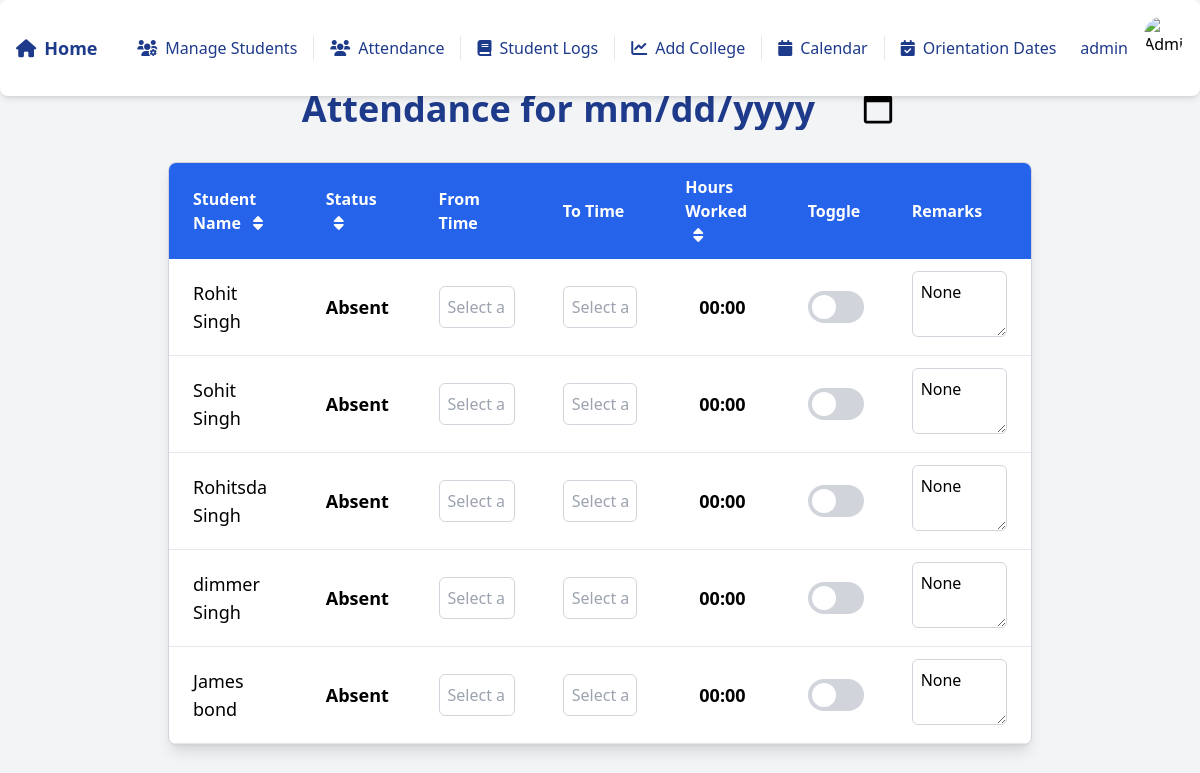
/attendance/ (signed in), run on an earlier commit of the app's database.
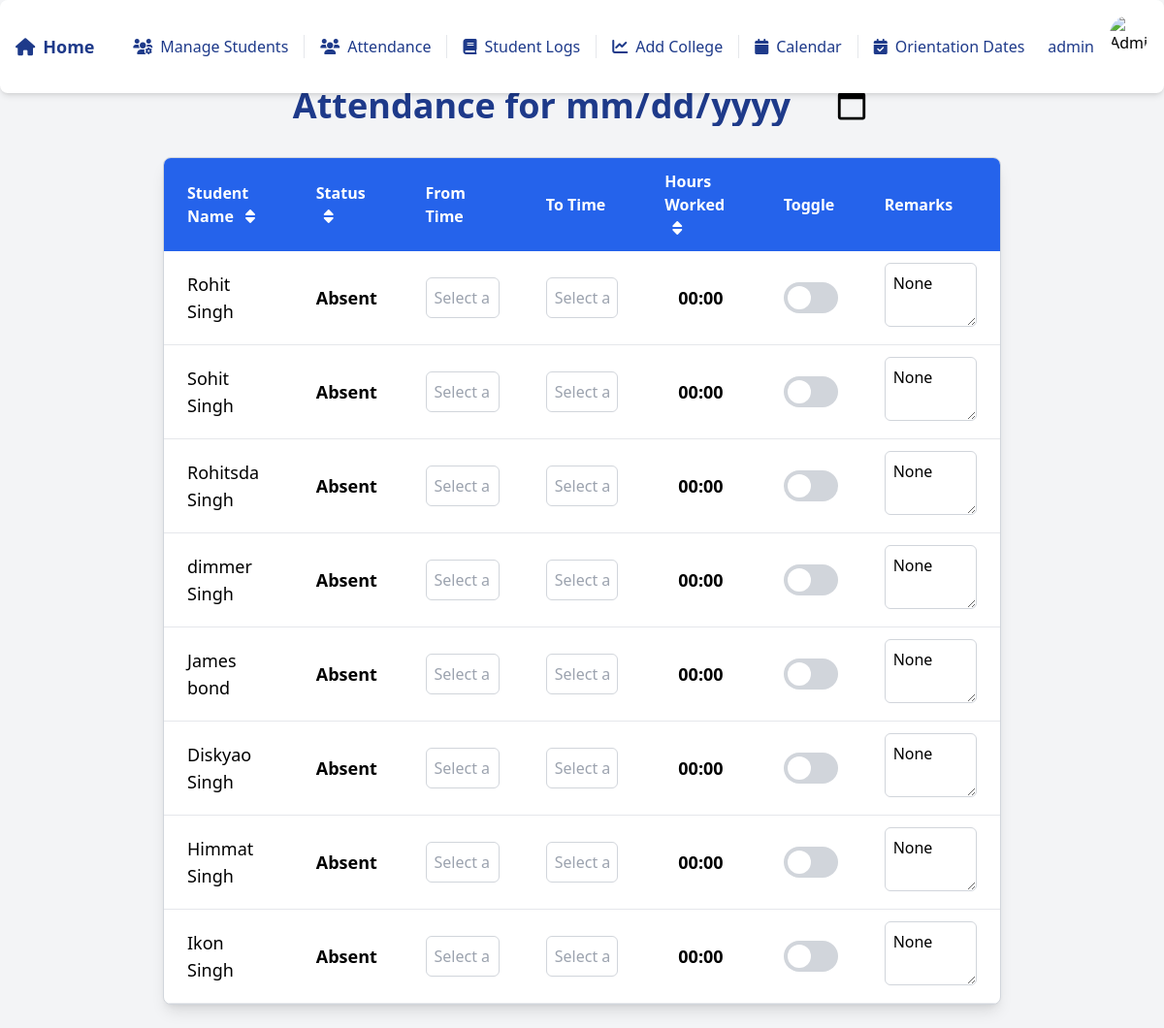
And on a later commit of the database.
### students/models.py (models this page shows, shortened)
class StudentProfile(models.Model):
    SHIFT_CHOICES = [
        ('Weekdays', 'Weekdays'),
        ('Weekends', 'Weekends'),
    ]
    WEEKDAYS_CHOICES = [
        ('Monday', 'Monday'),
        ('Tuesday', 'Tuesday'),
        ('Wednesday', 'Wednesday'),
        ('Thursday', 'Thursday'),
        ('Friday', 'Friday'),
    ]
    first_name = models.CharField(max_length=100)
    last_name = models.CharField(max_length=100)
    phone = models.CharField(max_length=15, default='')
    email = models.EmailField(unique=True)
    school = models.CharField(max_length=100)
    college = models.ForeignKey(College, on_delete=models.SET_NULL, null=True, blank=True)
    lchaim_training_completed = models.BooleanField(default=False)
    police_check = models.BooleanField(default=False)
    med_docs = models.BooleanField(default=False)
    hours_requested = models.IntegerField(null=True)
    hours_completed = models.PositiveIntegerField(default=0)
    shift_requested = models.CharField(max_length=10, choices=SHIFT_CHOICES)
    weekdays_selected = models.TextField(blank=True)
    assigned_shift = models.ForeignKey(Shift, on_delete=models.SET_NULL, null=True, blank=True, related_name="students")
    start_date = models.DateField(null=True)
    end_date = models.DateField(null=True)
    lchaim_orientation_date = models.ForeignKey(OrientationDate, on_delete=models.SET_NULL, null=True, blank=True)
    skills_book_completed = models.BooleanField(default=False)
    comments = models.TextField(blank=True, null=True)
    status = models.CharField(
        max_length=10,
        choices=[('Training', 'Training'), ('Graduated', 'Graduated')],
        default='Training'
    )

class VolunteerLog(models.Model):
    student = models.ForeignKey(StudentProfile, on_delete=models.CASCADE, related_name="volunteer_logs")
    date = models.DateField()
    shift = models.ForeignKey(Shift, on_delete=models.SET_NULL, null=True, blank=True)
    start_time = models.TimeField(null=True, blank=True)
    end_time = models.TimeField(null=True, blank=True)
    hours_worked = models.DecimalField(max_digits=5, decimal_places=2, null=True)
    status = models.CharField(max_length=10, choices=[('Present', 'Present'), ('Absent', 'Absent')], default='Absent')
    notes = models.TextField(blank=True, null=True)
    class Meta:
        ordering = ['date']

### students/views.py (the view)
    def wrap(request, *args, **kwargs):
        if not request.user.groups.filter(name='Admin').exists():
            return redirect('student_profile_list')
        return function(request, *args, **kwargs)

### students/views.py (called while the page is built)
def admin_required(function):
    def wrap(request, *args, **kwargs):
        if not request.user.groups.filter(name='Admin').exists():
            return redirect('student_profile_list')
        return function(request, *args, **kwargs)
    return wrap

### students/templates/attendance/attendance.html (shortened to what this page needs)
<!DOCTYPE html>
<html lang="en">
<head>
    <link href="https://cdn.jsdelivr.net/npm/tailwindcss@2.0.4/dist/tailwind.min.css" rel="stylesheet">
    <link rel="stylesheet" href="https://weareoutman.github.io/clockpicker/dist/jquery-clockpicker.min.css">
</head>
<body class="bg-gray-100 font-sans">
    {% include 'navbar.html' %}
    <div class="container mx-auto mt-16 px-6 lg:px-20 py-6">
        <h1 class="text-4xl font-semibold text-blue-900 mb-8 text-center">Attendance for
            <input type="date" id="attendance-date"
                class="text-4xl font-semibold text-blue-900 bg-transparent border-none focus:outline-none"
                value="{{ today|date:" Y-m-d" }}" onchange="updateDate(this)">
        </h1>
        <div class="overflow-x-auto bg-white border border-gray-300 rounded-lg shadow-lg">
            <table class="w-full table-auto" id="attendance-table">
                <thead class="bg-blue-600 text-white">
                    <tr>
                        <th class="px-6 py-3 text-left">
                            Student Name
                            <button onclick="sortTable(0)" class="ml-2 text-white">
                                <i class="fas fa-sort"></i>
                            </button>
                        </th>
                        <th class="px-6 py-3 text-left">
                            Status
                            <button onclick="sortTable(1)" class="ml-2 text-white">
                                <i class="fas fa-sort"></i>
                            </button>
                        </th>
                        <th class="px-6 py-3 text-left">From Time</th>
                        <th class="px-6 py-3 text-left">To Time</th>
                        <th class="px-6 py-3 text-left">
                            Hours Worked
                            <button onclick="sortTable(4)" class="ml-2 text-white">
                                <i class="fas fa-sort"></i>
                            </button>
                        </th>
                        <th class="px-6 py-3 text-left">Toggle</th>
                        <th class="px-6 py-3 text-left">Remarks</th>
                    </tr>
                </thead>
                <tbody>
                    {% for student_log in students %}
                    <tr class="border-b hover:bg-gray-50">
                        <td class="px-6 py-3 text-lg">{{ student_log.student.first_name }} {{ student_log.student.last_name }}</td>
                        <td class="px-6 py-3">
                            <span class="status-text text-lg font-semibold"
                                data-student-id="{{ student_log.student.id }}">
                                {{ student_log.log.status|default:'Present' }}
                            </span>
                        </td>
                        <td class="px-6 py-3">
                            <input type="text" name="time" class="from-time clockpicker w-full p-2 border border-gray-300 rounded-md"
                                data-student-id="{{ student_log.student.id }}" placeholder="Select a time"
                                value="{{ student_log.log.start_time|time:'H:i' }}" onchange="calculateAndSaveHours(this)">
                        </td>
                        <td class="px-6 py-3">
                            <input type="text" name="time" class="to-time clockpicker w-full p-2 border border-gray-300 rounded-md"
                                data-student-id="{{ student_log.student.id }}" placeholder="Select a time"
                                value="{{ student_log.log.end_time|time:'H:i' }}" onchange="calculateAndSaveHours(this)">
                        </td>
                        <td class="px-6 py-3 text-center">
                            <span class="hours-worked text-lg font-semibold"
                                data-student-id="{{ student_log.student.id }}">
                                {{ student_log.log.hours_worked|default:0 }}
                            </span>
                        </td>
                        <td class="px-6 py-3">
                            <label class="flex items-center cursor-pointer">
                                <div class="relative">
                                    <div class="block bg-gray-300 w-14 h-8 rounded-full transition-colors duration-300"></div>
                                    <div class="dot absolute left-1 top-1 bg-white w-6 h-6 rounded-full transition-transform duration-300"></div>
                                </div>
                            </label>
                        </td>
                        <td class="px-6 py-3">
                            <textarea name="notes" class="remarks-field w-full p-2 border border-gray-300 rounded-md"
                                data-student-id="{{ student_log.student.id }}"
                                oninput="saveAttendance(this)">{{ student_log.log.notes }}</textarea>
                        </td>
                    </tr>
                    {% endfor %}
                </tbody>
            </table>
        </div>
    </div>
</body>
</html>

### students/templates/navbar.html (shortened to what this page needs)
<!DOCTYPE html>
<html lang="en">
<head>
    <link href="https://cdnjs.cloudflare.com/ajax/libs/font-awesome/6.0.0-beta3/css/all.min.css" rel="stylesheet">
    <script src="https://cdn.tailwindcss.com"></script>
</head>
<body class="bg-gray-100">
<div class="fixed w-full top-0 left-0 z-20">
    <div class="bg-white shadow-md p-4 rounded-lg flex justify-between items-center">
        <div class="flex items-center space-x-4">
            <a href="/" class="text-blue-900 hover:text-blue-700 text-lg font-semibold flex items-center space-x-2 transition duration-300">
                <i class="fas fa-home"></i>
                <span>Home</span>
            </a>
        </div>
        <div class="hidden lg:flex items-center space-x-4">
            <a href="{% url 'student_profile_list' %}" class="text-blue-900 hover:text-blue-700 flex items-center space-x-2 transition duration-300 border-r pr-4">
                <i class="fas fa-users-cog"></i> <span>Manage Students</span>
            </a>
            <a href="{% url 'student_attendance' %}" class="text-blue-900 hover:text-blue-700 flex items-center space-x-2 transition duration-300 border-r pr-4">
                <i class="fas fa-users"></i> <span>Attendance</span>
            </a>
            <a href="{% url 'student_logs' %}" class="text-blue-900 hover:text-blue-700 flex items-center space-x-2 transition duration-300 border-r pr-4">
                <i class="fas fa-book"></i> <span>Student Logs</span>
            </a>
            <a href="{% url 'create_college' %}" class="text-blue-900 hover:text-blue-700 flex items-center space-x-2 transition duration-300 border-r pr-4">
                <i class="fas fa-chart-line"></i> <span>Add College</span>
            </a>
            <a href="{% url 'calendar_student_logs' %}" class="text-blue-900 hover:text-blue-700 flex items-center space-x-2 transition duration-300 border-r pr-4">
                <i class="fas fa-calendar"></i> <span>Calendar</span>
            </a>
            <a href="{% url 'orientation_date_list' %}" class="text-blue-900 hover:text-blue-700 flex items-center space-x-2 transition duration-300">
                <i class="fas fa-calendar-check"></i> <span>Orientation Dates</span>
            </a>
        </div>
        <div class="hidden lg:flex items-center space-x-4 relative">
            <span class="text-blue-900">{{ user.username }}</span>
            <div class="relative">
                <button id="profileDropdownToggle" class="focus:outline-none">
                    {% if user.is_superuser %}
                    <img src="https://imgs.search.brave.com/NC51VdJXCpWmrErvqbLS_f4HHRojgDZTWB6Bi_doPWA/rs:fit:860:0:0:0/g:ce/aHR0cHM6Ly9pbWcu/ZnJlZXBpay5jb20v/ZnJlZS1waG90by9w/b3J0cmFpdC1zZW5p/b3ItZmVtYWxlLXBy/b2Zlc3Nvci1lZHVj/YXRpb24tZGF5XzIz/LTIxNTA5ODAwODgu/anBnP3NlbXQ9YWlz/X2h5YnJpZA" alt="Admin Avatar" class="w-10 h-10 rounded-full cursor-pointer">
                    {% else %}
                    <img src="https://imgs.search.brave.com/4dZymj9_G3yyq_rtQBB3436cJcDYW3nWByX4-l_re3s/rs:fit:500:0:0:0/g:ce/aHR0cHM6Ly9pLnBp/bmltZy5jb20vb3Jp/Z2luYWxzL2FmL2Y5/LzVkL2FmZjk1ZGMx/MjVhMzg1ZDBkNmM1/YzVlNDdiNjliMzdh/LmpwZw" alt="School Avatar" class="w-10 h-10 rounded-full cursor-pointer">
                    {% endif %}
                </button>
            </div>
        </div>
    </div>
</div>
</body>
</html>

What changed in the data, as far as the page shows it:
added StudentProfile: student.first_name "Diskyao", student.last_name "Singh", log.status "Absent", log.hours_worked "00:00", notes "None"
added StudentProfile: student.first_name "Himmat", student.last_name "Singh", log.status "Absent", log.hours_worked "00:00", notes "None"
added StudentProfile: student.first_name "Ikon", student.last_name "Singh", log.status "Absent", log.hours_worked "00:00", notes "None"
